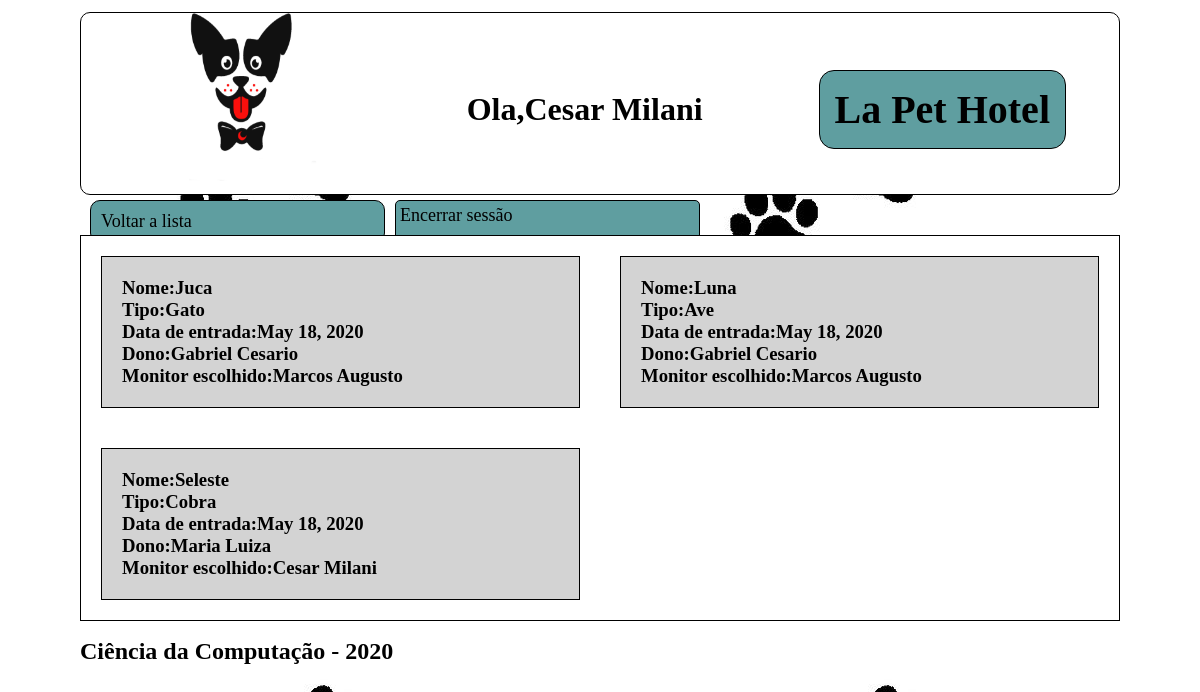
The app's page /todos-pets/ (signed in), older data.
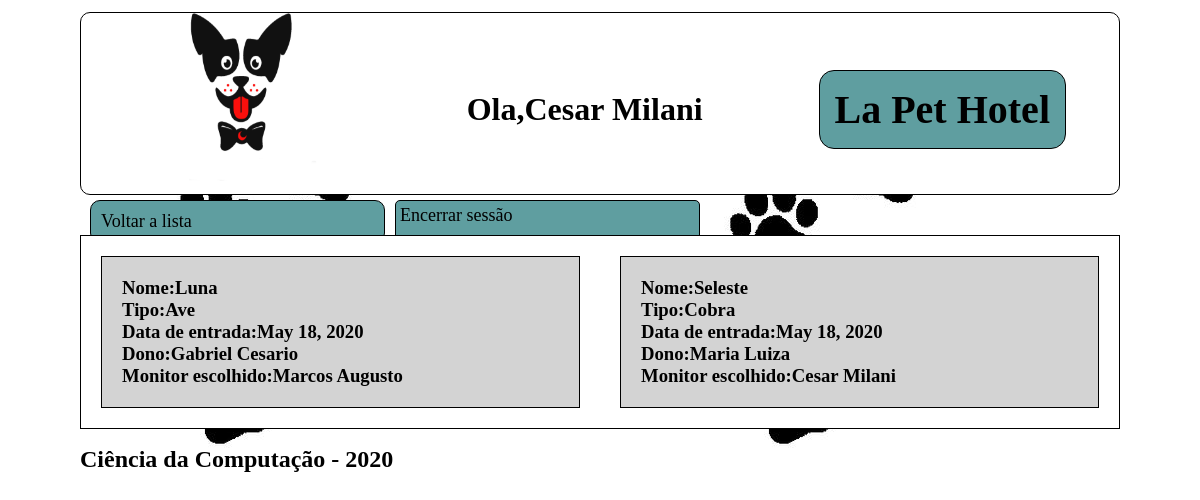
The same page, newer data.
### cliente/models.py (models this page shows, shortened)
class Pet(models.Model):
    _nome_pet = models.CharField("Nome do pet",max_length=30,blank=False,null=False)
    _tipo = models.CharField("Tipo",max_length=50,blank=False,null=False,default="Cachorro")
    _porte = models.PositiveIntegerField("porte do mascote",choices=PORTE_MASCOTE,default=PEQUENO)
    _especie = models.CharField("Espécie:",max_length=50,blank=False,null=True)
    _racao = models.CharField("Ração",max_length=30,blank=False, null=False)
    data_entrada = models.DateField(verbose_name="Data de entrada",auto_now_add=True)
    dono = models.ForeignKey(Cliente, verbose_name="Dono",on_delete=models.CASCADE,blank=False)
    class Meta:
        verbose_name = 'mascote'
        verbose_name_plural = 'mascotes'
    @property
    def nome_pet(self):
        if self._nome_pet:
            return self._nome_pet
        return str(self.id)
    @property
    def tipo(self):
        return self._tipo
    @property
    def porte(self):
        for code,label in PORTE_MASCOTE:
            if self._porte == code:
                break
        return label
    @porte.setter
    def porte(self,valor):
        if valor == 'Pequeno':
            self._porte = PEQUENO
        elif valor == 'Medio':
            self._porte = MEDIO
        elif valor == 'Grande':
            self._porte = GRANDE
        else:
            raise ValueError('Porte inválido, selecione entre pequeno(P ou p),médio(m ou M) ou grande(g ou G)')
    @property
    def especie(self):
        return self._especie
    @property
    def racao(self):
        return self._racao

class Pessoa(models.Model):
    _CPF = models.CharField(max_length=16, blank=False,null=False, default=0)
    _nome = models.CharField("Nome",max_length=100,blank=False,null=False)
    _email = models.EmailField("E-Mail",max_length=200,blank=True, null=False, unique=True)
    _tel = models.CharField("Telefone",max_length=20,blank=True,null=True)
    user = models.OneToOneField(User, verbose_name="Usuario",on_delete=models.CASCADE, null=True)
    class Meta:
        abstract = True
    @property
    def nome(self):
        return self._nome
    @property
    def CPF(self):
        return self._CPF
    @property
    def email(self):
        return self._email
    @property
    def tel(self):
        return self._tel

class Cliente(Pessoa):
    monitor_escolhido = models.ForeignKey(Monitor, verbose_name="Monitor responsável", on_delete=models.CASCADE, null=True,blank=True)
    class Meta:
        verbose_name = 'cliente'
        verbose_name_plural = 'clientes'

### cliente/views.py (the view)
# urls.py: path('todos-pets/', views.hotel_pets),
@login_required(login_url='/login/')
def hotel_pets(request):#Mostra todos os pets cadastrados no db, nome do dono e o monitor selecionado(sim, pode ser um que não esteja autenticado)
    monitor = Monitor.objects.get(user = request.user)
    cliente = Cliente.objects.all()
    pet = Pet.objects.all()
    return render(request, 'todos-pets.html',{'pet':pet,'monitor':monitor,'cliente':cliente})

### cliente/templates/todos-pets.html
{%load static%}<!DOCTYPE html><html lang="en"><head><meta charset="UTF-8"><meta name="viewport" content="width=device-width,initial-scale=1"><link rel="stylesheet" type="text/css" href="{% static 'assets/css/todos-pets.css' %}"><title>Ola,{{monitor.nome}}</title></head><body><div class="header"><img class="logo" src="{% static 'assets/imgs/logo.png' %}" alt="My image"><h1 class="user">Ola,{{monitor.nome}}</h1><h1 class="title">La Pet Hotel</h1></div><div class="nav"><ul class="nav-1"><li class="cadastro"><a href="/monitor/">Voltar a lista</a></li><li class="logout"><a href="/logout/">Encerrar sessão</a></li></ul></div><div class="conteudo">{%if pet%} {%for x in pet %}<div class="pet"><h3>Nome:{{x.nome_pet}}</h3><h3>Tipo:{{x.tipo}}</h3><h3>Data de entrada:{{x.data_entrada}}</h3><h3>Dono:{{x.dono.nome}}</h3><h3>Monitor escolhido:{{x.dono.monitor_escolhido.nome}}</h3></div>{%endfor%} {%else%}<h1>Nenhuma pet cadastrado</h1>{%endif%}</div><div class="footer"><footer><h2>Ciência da Computação - 2020</h2></footer></div></body></html>

Row changes from the older to the newer data that the page shows:
removed Pet: nome_pet "Juca", tipo "Gato", data_entrada "May 18, 2020", dono.nome "Gabriel Cesario", dono.monitor_escolhido.nome "Marcos Augusto"
